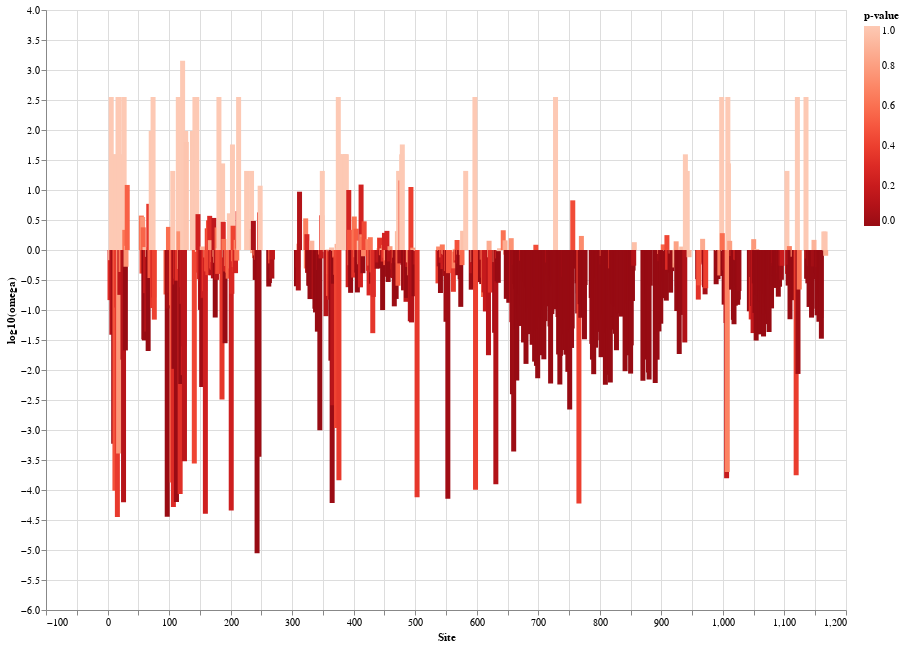

Source (notebook cell):
### Code cell
import numpy as np
df["log10(omega)"] = np.log10(df["omega"])

source = df

line = alt.Chart(source).mark_bar().encode(
    x='Site',
    y='log10(omega)',
    color=alt.Color('p-value', scale=alt.Scale(scheme='reds', reverse=True))
    
).properties(
    width=800,
    height=600)

line

### Figure 1 — Vega-Lite specification as saved in the notebook (floating-point values rounded to 4 significant figures; data arrays with more than 128 entries replaced by an {"elided": "..."} marker saying what was removed)
{"config": {"view": {"continuousWidth": 400, "continuousHeight": 300}}, "data": {"name": "data-ba28a08960353cf1fd95d4ed15772623"}, "mark": "bar", "encoding": {"color": {"type": "quantitative", "field": "p-value", "scale": {"reverse": true, "scheme": "reds"}}, "x": {"type": "quantitative", "field": "Site"}, "y": {"type": "quantitative", "field": "log10(omega)"}}, "height": 600, "width": 800, "$schema": "https://vega.github.io/schema/vega-lite/v4.8.1.json", "datasets": {"data-ba28a08960353cf1fd95d4ed15772623": {"elided": "1167 records"}}}
